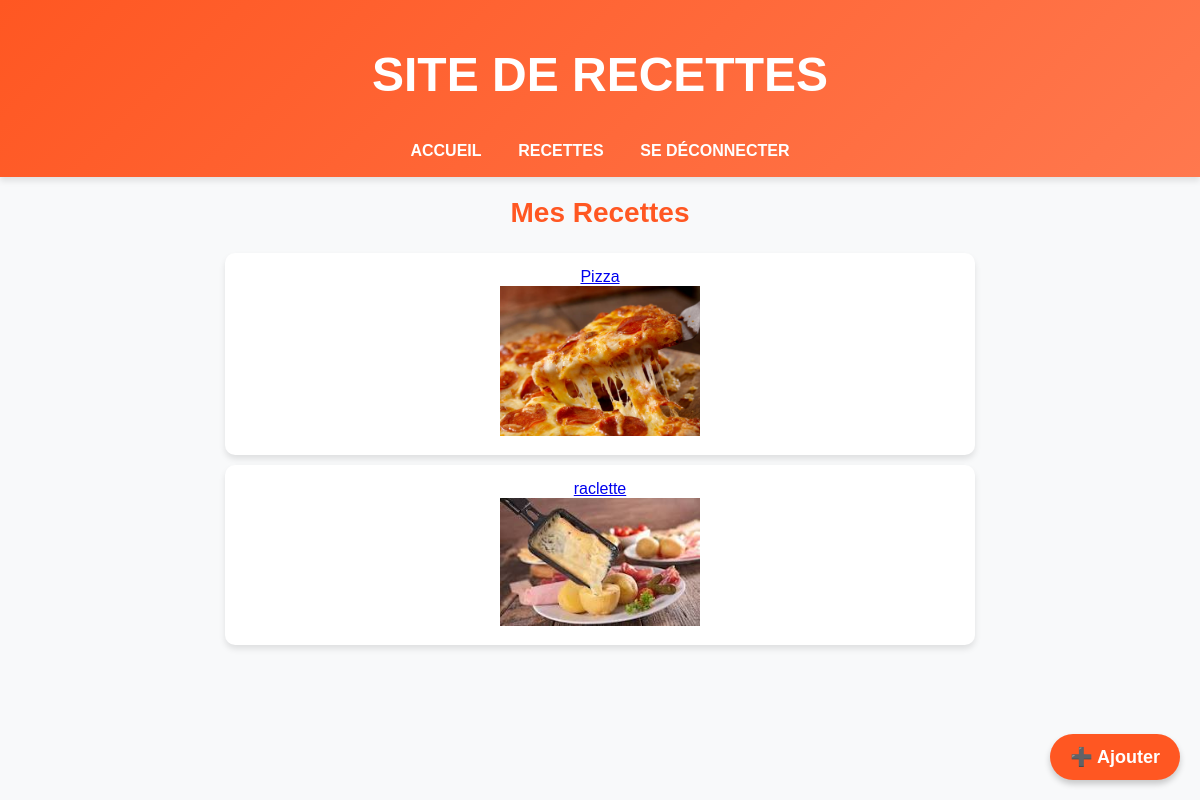
Before: /recettes (signed in) with the older database file.
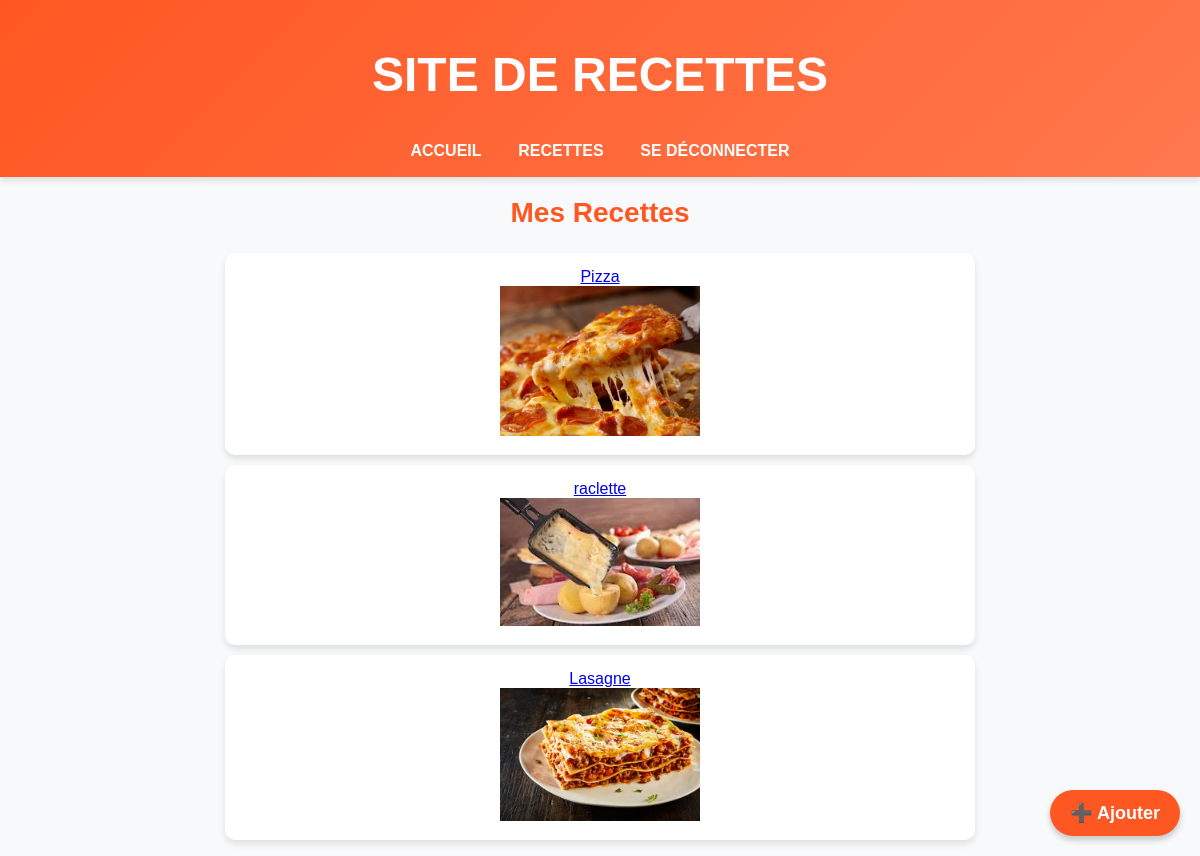
After: the same page with the newer database file.
### app.py (models this page shows)
class Recette(db.Model):
    id = db.Column(db.Integer, primary_key=True)
    nom = db.Column(db.String(100), nullable=False)
    ingredients = db.Column(db.Text, nullable=False)
    instructions = db.Column(db.Text, nullable=False)
    image = db.Column(db.String(100), nullable=True)
    publique = db.Column(db.Boolean, default=False)
    user_id = db.Column(db.Integer, db.ForeignKey('user.id'), nullable=False)

### app.py (the view)
@app.route("/recettes")
@login_required
def afficher_recettes():
    recettes = Recette.query.filter_by(user_id=current_user.id).all()
    return render_template("recettes.html", recettes=recettes)

### app.py (called while the page is built)
@login_manager.user_loader
def load_user(user_id):
    return User.query.get(int(user_id))

### templates/recettes.html (shortened to what this page needs)
{% extends "base.html" %}
{% block content %}
    <h2>Mes Recettes</h2>
    <a href="{{ url_for('ajouter_recette') }}" class="ajouter-recette-fixed">➕ Ajouter</a>
    <ul>
        {% for recette in recettes %}
            <li>
                <a href="{{ url_for('afficher_recette', id=recette.id) }}">{{ recette.nom }}</a>
                {% if recette.image %}
                    <br><img src="{{ url_for('static', filename='uploads/' + recette.image) }}" alt="Image de {{ recette.nom }}" width="200">
                {% endif %}
            </li>
        {% endfor %}
    </ul>
{% endblock %}

### templates/base.html (shortened to what this page needs)
<!DOCTYPE html>
<html lang="fr">
<head>
    <link rel="stylesheet" href="{{ url_for('static', filename='style.css') }}">
</head>
<body>
    <header>
        <h1>Site de Recettes</h1>
        <nav>
            <a href="{{ url_for('home') }}">Accueil</a>
            <a href="{{ url_for('afficher_recettes') }}">Recettes</a>
            {% if current_user.is_authenticated %}
    <a href="{{ url_for('logout') }}">Se déconnecter</a>
{% else %}
    <a href="{{ url_for('login') }}">Se connecter</a>
    <a href="{{ url_for('register') }}">S'inscrire</a>
{% endif %}
        </nav>
    </header>
    <main>
        {% block content %}{% endblock %}
    </main>
</body>
</html>

### static/style.css (style rules this page uses)
body { font-family: 'Poppins', sans-serif; margin: 0; padding: 0; background-color: #f8f9fa; text-align: center; color: #333; }
header { background: linear-gradient(135deg, #ff5722, #ff784e); padding: 15px; color: white; font-size: 24px; font-weight: bold; text-transform: uppercase; box-shadow: 0 4px 6px rgba(0, 0, 0, 0.1); }
nav { margin-top: 10px; }
nav a { margin: 0 15px; color: white; text-decoration: none; font-size: 16px; font-weight: bold; transition: 0.3s; }
h2 { color: #ff5722; font-size: 28px; margin-top: 20px; }
ul { list-style-type: none; padding: 0; }
li { background: white; margin: 10px auto; padding: 15px; width: 60%; border-radius: 10px; box-shadow: 0 4px 6px rgba(0, 0, 0, 0.1); transition: transform 0.2s; }
.ajouter-recette-fixed { position: fixed; bottom: 20px; right: 20px; background: #ff5722; color: white; padding: 12px 20px; font-size: 18px; border-radius: 50px; text-decoration: none; font-weight: bold; box-shadow: 0 4px 6px rgba(0, 0, 0, 0.2); transition: 0.3s ease-in-out; }

Changed rows visible on the page:
added Recette: nom "Lasagne", image (picture)
